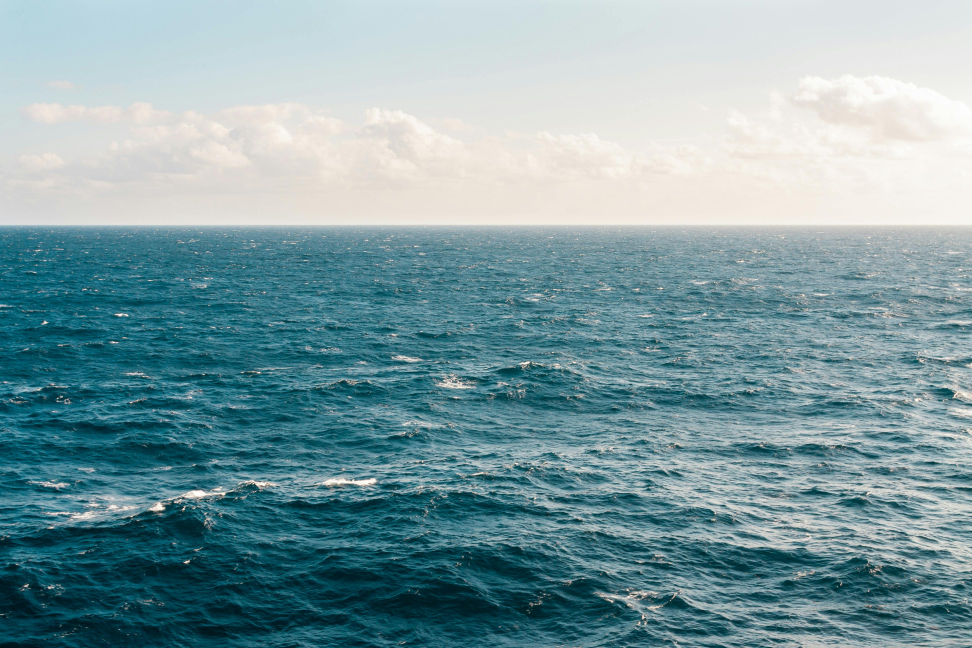
#> input picture images/sea.jpg, 3888 x 2592 px (shown at 1/4 size)
$ jupyter execute report_lzw.ipynb
#> lines starting #> are read from the running program, lines starting #| are printed output that depends on the picture; long printed decimals are rounded
<div style="text-align: center;">
    <h2><strong>LZW стиснення та розтиснення зображень</strong></h2>
</div>

<div style="font-size: 15px; line-height: 25px;">
    <h3><strong>Задача окремої ланки проєкту</strong></h3>
    <span>
        Алгоритм LZW (Лемпель-Зів-Велч) є потужним безвтратним методом стиснення даних, який ефективно видаляє надлишковість у вхідних даних. Цей алгоритм широко застосовується у різних форматах файлів, таких як GIF, PDF та TIFF, а також у Unix-команді "compress". Основна ідея LZW полягає у заміні повторюваних послідовностей байтів кодами, які зберігаються у словнику. Під час стиснення алгоритм динамічно будує словник, додаючи нові послідовності у міру їх зустрічі у вхідних даних. Кожна послідовність кодується індексом у словнику, що зменшує загальний обсяг даних. Безвтратна природа LZW робить його придатним для стиснення різноманітних типів даних.
    </span>
</div>

[cell 1]
class LZW:
    def compress(self, uncompressed):
#> called with uncompressed = 'ABABCABCD'
        dict_size = 256
        dictionary = {chr(i): i for i in range(dict_size)}
        w = ""
        result = []
        for c in uncompressed:
            wc = w + c
            if wc in dictionary:
                w = wc
            else:
                result.append(dictionary[w])
                dictionary[wc] = dict_size
                dict_size += 1
                w = c
        if w:
            result.append(dictionary[w])
        return result

    def decompress(self, compressed):
        dict_size = 256
        dictionary = {i: chr(i) for i in range(dict_size)}
        compressed = iter(compressed)
        w = chr(next(compressed))
        result = [w]
        for k in compressed:
            if k in dictionary:
                entry = dictionary[k]
            elif k == dict_size:
                entry = w + w[0]
            else:
                raise ValueError('Bad compressed k: %s' % k)
            result.append(entry)

            dictionary[dict_size] = w + entry[0]
            dict_size += 1

            w = entry
        return ''.join(result)

[cell 2]
lzw = LZW()

<div>
    <h3><strong>Покроковий алгоритм кодування</strong></h3>
    <span style="font-size: 15px; line-height: 25px;">1. Ініціалізація словника з усіма можливими односимвольними рядками (у випадку з зображенням, то це символи 0-255). Словник містить 256 записів, де ключами є символи Unicode від chr(0) до chr(255), а значеннями - відповідні ASCII-коди від 0 до 255.
</div>

```python
def compress(self, uncompressed):
    dict_size = 256
    dictionary = {chr(i): i for i in range(dict_size)}
    w = ""
    result = []
    for c in uncompressed:
        wc = w + c
        if wc in dictionary:
            w = wc
        else:
            result.append(dictionary[w])
            dictionary[wc] = dict_size
            dict_size += 1
            w = c
    if w:
        result.append(dictionary[w])
    return result
```

[cell 3]
result = lzw.compress("ABABCABCD")
result

<div style="font-size: 15px; line-height: 25px;">
    <div>
        2. Ініціалізація порожньої рядкової змінної w та порожнього списку result для зберігання стиснених даних.
    </div>
    <div>
        3. Для кожного символу c у вхідних даних uncompressed виконуються наступні дії:
        <ol>
            <li>Створюється рядок wc, що складається з поточного значення w та нового символу c.</li>
            <li>Якщо wc присутній у словнику dictionary, змінна w оновлюється на wc для подальшого порівняння.</li>
            <li>Якщо wc відсутній у словнику:</li>
            <ul>
                <li>Індекс поточного рядка w із словника dictionary[w] додається до списку result.</li>
                <li>Нова послідовність wc додається до словника dictionary з новим індексом dict_size.</li>
                <li>Розмір словника dict_size збільшується на 1.</li>
                <li>Змінна w оновлюється на поточний символ c.</li>
            </ul>
            <li>Після обробки всіх символів у вхідних даних, якщо залишковий рядок w не порожній, його індекс із словника dictionary[w] також додається до списку result.</li>
            <li>Функція повертає список result, що містить стиснені дані у вигляді індексів із словника dictionary.</li>
        </ol>
    </div>
</div>

<div style="font-size: 15px; line-height: 25px;">
    <h3><strong>Приклад виконання</strong></h3>
    <span>Ітерація по кожному символу c у вхідному рядку "ABABCABCD":</span>
    <div>
        <br><span><b>Ітерація №1:</b> c = 'A'</span>
        <ul>
            <li>wc = w + c = "" + 'A' = "A"</li>
            <li>"A" присутній у словнику, тому w = "A"</li>
        </ul>
    </div>
    <div>
        <br><span><b>Ітерація №2:</b> c = 'B'</span>
        <ul>
            <li>wc = w + c = "A" + 'B' = "AB"</li>
            <li>"AB" відсутній у словнику, тому:</li>
            <ul>
                <li>result.append(dictionary[w]) => result = [65]</li>
                <li>dictionary["AB"] = dict_size => dictionary["AB"] = 256</li>
                <li>dict_size += 1 => dict_size = 257</li>
                <li>w = 'B'</li>
            </ul>
        </ul>
    </div>
    <div>
        <br><span><b>Ітерація №3:</b> c = 'A'</span>
        <ul>
            <li>wc = w + c = "B" + 'A' = "BA"</li>
            <li>"BA" відсутній у словнику, тому:</li>
            <ul>
                <li>result.append(dictionary[w]) => result = [65, 66]</li>
                <li>dictionary["BA"] = dict_size => dictionary["BA"] = 257</li>
                <li>dict_size += 1 => dict_size = 258</li>
                <li>w = 'A'</li>
            </ul>
        </ul>
    </div>
    <div>
        <br><span><b>Ітерація №4:</b> c = 'B'</span>
        <ul>
            <li>wc = w + c = "A" + 'B' = "AB"</li>
            <li>"AB" присутній у словнику, тому w = "AB"</li>
        </ul>
    </div>
    <div>
        <br><span><b>Ітерація №5:</b> c = 'C'</span>
        <ul>
            <li>wc = w + c = "AB" + 'C' = "ABC"</li>
            <li>"ABC" відсутній у словнику, тому:</li>
            <ul>
                <li>result.append(dictionary[w]) => result = [65, 66, 256]</li>
                <li>dictionary["ABC"] = dict_size => dictionary["ABC"] = 258</li>
                <li>dict_size += 1 => dict_size = 259</li>
                <li>w = 'C'</li>
            </ul>
        </ul>
    </div>
    <span style="font-size: 32px; letter-spacing: 0.125rem;">...</span>
    <div>
        <br><span><b>Остання операція:</b> після обробки всіх символів залишковий рядок w = "D", тому:</span>
        <ul>
            <li>result.append(dictionary[w]) => result = [65, 66, 256, 67, 259, 258, 68]</li>
        </ul>
    </div>
</div>

<div>
    <h3><strong>Покроковий алгоритм декодування</strong></h3>
    <span style="font-size: 15px; line-height: 25px;">1. Ініціалізація словника dictionary з усіма можливими односимвольними рядками (символами від 0 до 255), де ключами є ASCII-коди від 0 до 255, а значеннями - відповідні символи Unicode.
</div>

```python
def decompress(self, compressed):
    dict_size = 256
    dictionary = {i: chr(i) for i in range(dict_size)}
    compressed = iter(compressed)
    w = chr(next(compressed))
    result = [w]
    for k in compressed:
        if k in dictionary:
            entry = dictionary[k]
        elif k == dict_size:
            entry = w + w[0]
        else:
            raise ValueError('Bad compressed k: %s' % k)
        result.append(entry)

        dictionary[dict_size] = w + entry[0]
        dict_size += 1

        w = entry
    return ''.join(result)
```

[cell 4]
result = lzw.decompress([65, 66, 256, 67, 258, 68])
result

<div style="font-size: 15px; line-height: 25px;">
    <div>
        2. Перетворення стиснених даних compressed на ітератор за допомогою iter(compressed).
    </div>
    <div>
        3. Читання першого індексу k зі стиснених даних за допомогою next(compressed) та ініціалізація змінної w і списку result символом, що відповідає цьому індексу.
    </div>
    <div>
        3. Для кожного наступного індексу k зі стиснених даних виконуються наступні дії:
        <ol>
            <li>Якщо k присутній у словнику dictionary, то рядок, що відповідає k (тобто dictionary[k]), присвоюється змінній entry.</li>
            <li>Якщо k дорівнює dict_size, то entry будується як w + w[0] (тобто, поточний рядок w + перший символ цього рядка).</li>
            <li>Якщо k не відповідає жодній з цих умов, генерується виняток ValueError.</li>
            <li>Рядок entry додається до списку result.</li>
            <li>У словник dictionary додається нова послідовність w + entry[0] з індексом dict_size.</li>
            <li>Значення dict_size збільшується на 1.</li>
            <li>Змінна w оновлюється на entry.</li>
        </ol>
    </div>
    <div>
        5. Після обробки всіх індексів зі стиснених даних функція повертає декодований вихідний рядок, отриманий з'єднанням елементів списку result за допомогою ''.join(result).
    </div>
</div>

<div style="font-size: 15px; line-height: 25px;">
    <span style="font-size: 21px;"><b>Короткий опис роботи</b></span><br>
    <span>Цей алгоритм декодування відновлює вихідні дані зі стиснених індексів, використовуючи той самий принцип побудови словника, що і під час кодування. Декодер будує словник паралельно з декодуванням стиснених індексів, використовуючи попередньо декодовані рядки та перші символи нових рядків для визначення нових послідовностей у словнику.</span><br><br>
    <span>Приклад декодування для стиснених даних compressed_data = [65, 66, 256, 67, 259, 258, 68] (які були отримані під час кодування рядка "ABABCABCD") за допомогою нашого коду:</span><br>
    <ol>
        <li>Ініціалізація словника dictionary та перетворення compressed_data на ітератор.</li>
        <li>Читання першого індексу k = 65, відповідний символ 'A' додається до result та присвоюється w.</li>
        <li>Наступний індекс k = 66, присутній у словнику, тому entry = 'B' додається до result.</li>
        <li>Наступний індекс k = 256, не присутній у словнику, тому entry = w + w[0] = 'A' + 'A' = 'AA' додається до result. Нова послідовність 'AB' додається до словника з індексом dict_size = 256.</li>
        <li>Наступний індекс k = 67, присутній у словнику, тому entry = 'C' додається до result.</li>
        <li>Після обробки всіх індексів функція повертає з'єднаний список result = 'ABABCABCD', що є декодованим вихідним рядком.</li>
    </ol>
</div>

<div>
    <h3><strong>Тестування коду стиснення та розтиснення зображень (LZW)</strong></h3>
</div>

[cell 5]
from PIL import Image
import numpy as np

def load_image(image_path):
#> called with image_path = './images/sea.jpg'
    with Image.open(image_path) as img:
#> img is the input picture: PIL image 3888x2592 RGB; mean R, G, B 125.9, 157, 162.7
        img = img.convert("L")
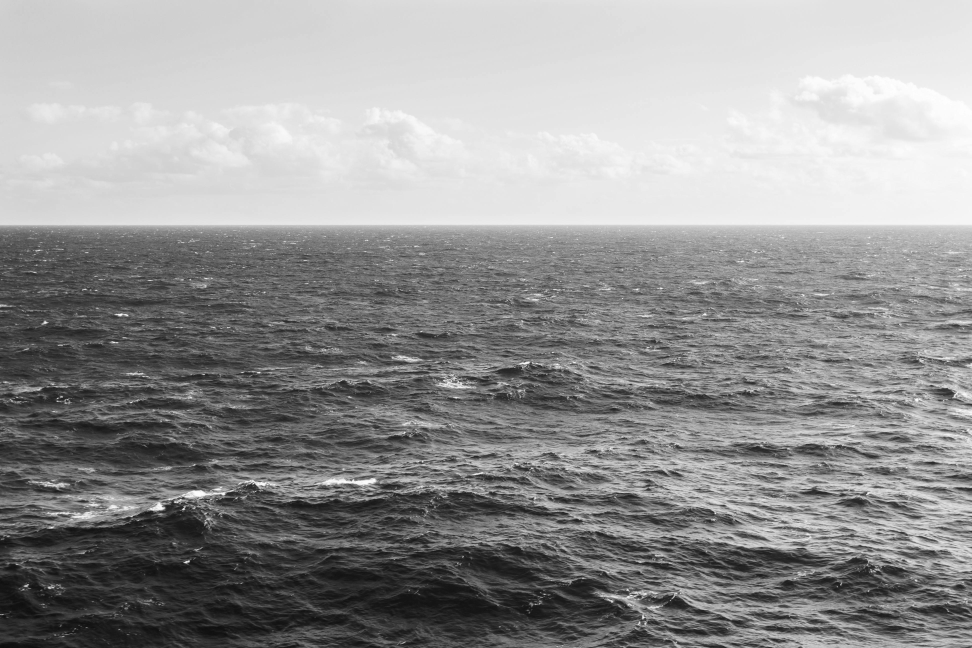
#> img: PIL image 3888x2592 L (shown at 1/4 size); min 7, max 255, mean 148.3
        return np.array(img)

def image_to_bytes(image_array):
    return image_array.tobytes()

[cell 6]
def bytes_to_image(byte_data, image_shape):
    image_array = np.frombuffer(byte_data, dtype=np.uint8).reshape(image_shape)
    return Image.fromarray(image_array)

[cell 7]
def test_image_compression(image_path):
    lzw = LZW()

    original_image = load_image(image_path)
    original_shape = original_image.shape
#> original_shape = (2592, 3888)
    original_bytes = image_to_bytes(original_image)
    original_size = len(original_bytes) * 8
#> original_size = 80621568
    compressed = lzw.compress(original_bytes.decode('latin-1'))
#> compressed = 2007775 items
    compressed_size = len(compressed) * 24
#> compressed_size = 48186600
    decompressed_bytes = lzw.decompress(compressed).encode('latin-1')
#> the loop in decompress (call 2), `for k in compressed:` made 2007774 passes
#> (k, entry, w) on passes 1 to 12: (256, 'ÑÑ', 'ÑÑ'), (257, 'ÑÑÑ', 'ÑÑÑ'), (256, 'ÑÑ', 'ÑÑ'), (208, 'Ð', 'Ð'), (260, 'ÐÐ', 'ÐÐ'), (261, 'ÐÐÐ', 'ÐÐÐ'), (262, 'ÐÐÐÐ', 'ÐÐÐÐ'), (263, 'ÐÐÐÐÐ', 'ÐÐÐÐÐ'), (264, 'ÐÐÐÐÐÐ', 'ÐÐÐÐÐÐ'), (265, 'ÐÐÐÐÐÐÐ', 'ÐÐÐÐÐÐÐ'), (262, 'ÐÐÐÐ', 'ÐÐÐÐ'), (207, 'Ï', 'Ï')
#> entry on passes 61 to 66: 'ÏÏÏ', 'ÐÐÏ', 'ÏÏÏÏÏÏÏÏ', 'ÏÏÐ', 'ÐÐ', 'ÑÑ'
    decompressed_image = bytes_to_image(decompressed_bytes, original_shape)

    original_image = Image.fromarray(original_image)
    original_image.save("original_image.png")
    decompressed_image.save("decompressed_image.png")

    if np.array_equal(np.array(original_image), np.array(decompressed_image)):
        print("Compression and decompression successful, images are identical.")
    else:
        print("Compression and decompression failed, images are not identical.")

    practical_compression_ratio = original_size / compressed_size
#> practical_compression_ratio = 1.67
    print(f"Практичний результат:\n"
      f"Розмір зображення: Ширина - {original_shape[1]}, Висота - {original_shape[0]}\n"
      f"Кількість бітів на оригінальне зображення: {original_size}\n"
      f"Розмір списку з закодованими значеннями - {len(compressed)}\n"
      f"Кількість бітів на закодоване зображення (3 байт на символ): {compressed_size}\n"
      f"Різниця: {original_size - compressed_size}\n"
      f"Коефіцієнт стиснення: {practical_compression_ratio}\n"
      f"Закодоване зображення займає {compressed_size / original_size * 100:.2f}% оригінального зображення\n")
#| Практичний результат:
#| Розмір зображення: Ширина - 3888, Висота - 2592
#| Кількість бітів на оригінальне зображення: 80621568
#| Розмір списку з закодованими значеннями - 2007775
#| Кількість бітів на закодоване зображення (3 байт на символ): 48186600
#| Різниця: 32434968
#| Коефіцієнт стиснення: 1.673
#| Закодоване зображення займає 59.77% оригінального зображення


$ run again, with images/pizza.jpg copied over images/sea.jpg
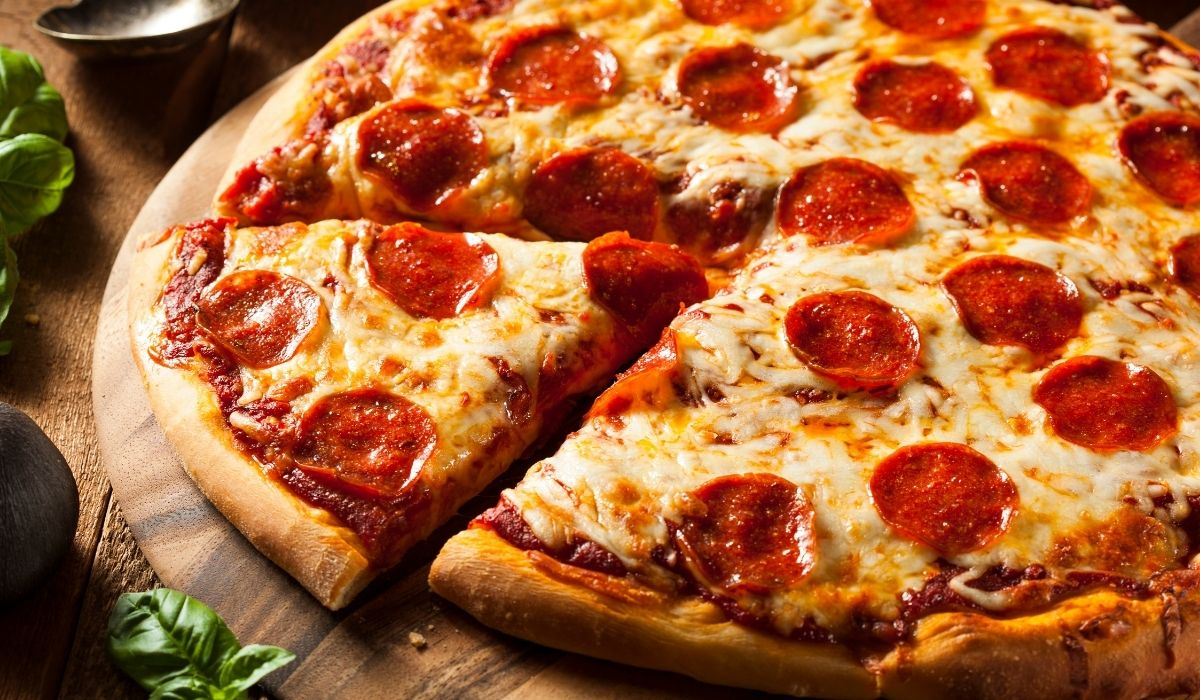
#> input picture images/pizza.jpg, 1200 x 700 px
#> in load_image, img is the input picture: PIL image 1200x700 RGB; mean R, G, B 168.2, 98.7, 53.8
#> in load_image, `img = img.convert("L")`:
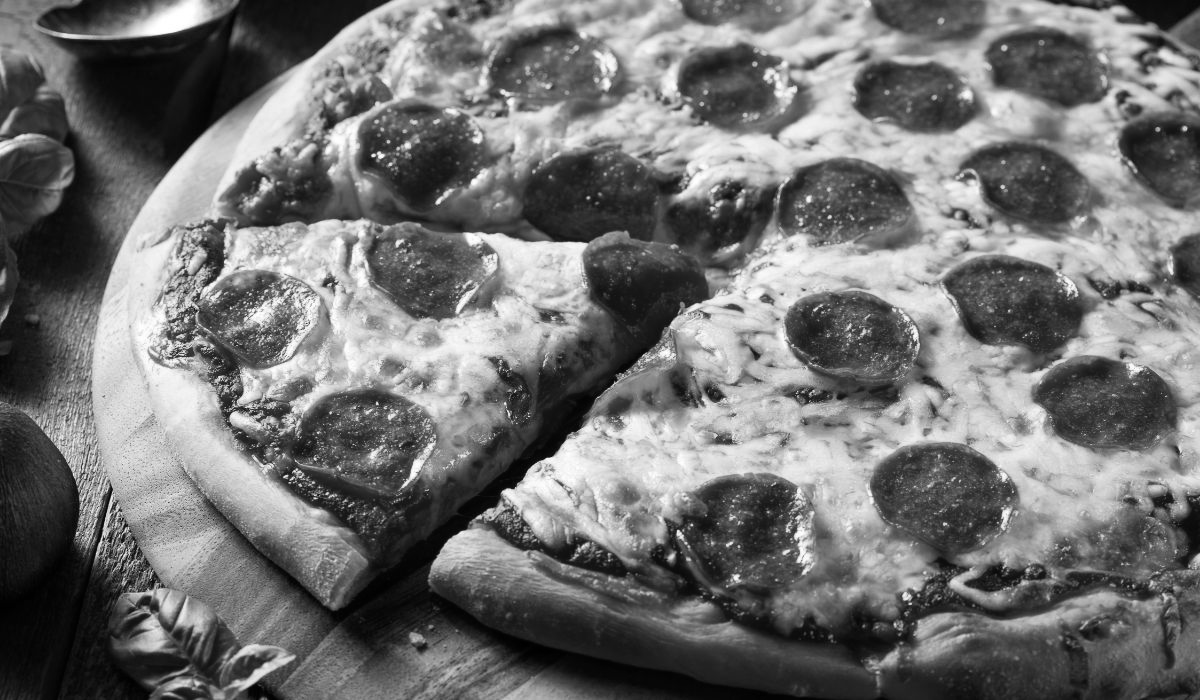
#> img: PIL image 1200x700 L; min 0, max 255, mean 114.3
#> original_size = 6720000
#> compressed = 326240 items
#> compressed_size = 7829760
#> the loop in decompress (call 2), `for k in compressed:` made 326239 passes
#> (k, entry, w) on passes 1, 2, 3, 4, 9, 10, 11, 12: (107, 'k', 'k'), (110, 'n', 'n'), (117, 'u', 'u'), (125, '}', '}'), (126, '~', '~'), (124, '|', '|'), (123, '{', '{'), (122, 'z', 'z')
#> practical_compression_ratio = 0.858
#| Практичний результат:
#| Розмір зображення: Ширина - 1200, Висота - 700
#| Кількість бітів на оригінальне зображення: 6720000
#| Розмір списку з закодованими значеннями - 326240
#| Кількість бітів на закодоване зображення (3 байт на символ): 7829760
#| Різниця: -1109760
#> (further printed lines are left out)
